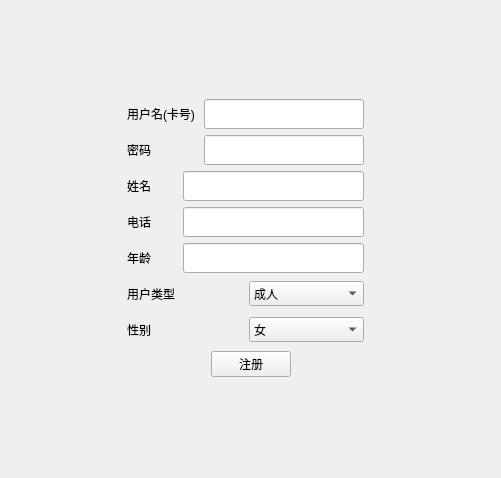
      <widget class="QWidget" name="guestRegisterPage">
       <layout class="QVBoxLayout" name="verticalLayout_20">
        <item>
         <widget class="QWidget" name="widget1" native="true">
          <layout class="QVBoxLayout" name="verticalLayout_23">
           <item>
            <widget class="QWidget" name="widget_6" native="true">
             <layout class="QVBoxLayout" name="verticalLayout_22">
              <item>
               <spacer name="verticalSpacer_5">
                <property name="orientation">
                 <enum>Qt::Vertical</enum>
                </property>
                <property name="sizeHint" stdset="0">
                 <size>
                  <width>20</width>
                  <height>70</height>
                 </size>
                </property>
               </spacer>
              </item>
              <item>
               <layout class="QHBoxLayout" name="horizontalLayout_12">
                <item>
                 <spacer name="horizontalSpacer_4">
                  <property name="orientation">
                   <enum>Qt::Horizontal</enum>
                  </property>
                  <property name="sizeHint" stdset="0">
                   <size>
                    <width>98</width>
                    <height>20</height>
                   </size>
                  </property>
                 </spacer>
                </item>
                <item>
                 <layout class="QVBoxLayout" name="verticalLayout_21">
                  <item>
                   <layout class="QHBoxLayout" name="horizontalLayout_4">
                    <item>
                     <widget class="QLabel" name="label_22">
                      <property name="minimumSize">
                       <size>
                        <width>71</width>
                        <height>30</height>
                       </size>
                      </property>
                      <property name="text">
                       <string>用户名(卡号)</string>
                      </property>
                     </widget>
                    </item>
                    <item>
                     <widget class="QLineEdit" name="RgCardLineEdit">
                      <property name="minimumSize">
                       <size>
                        <width>160</width>
                        <height>30</height>
                       </size>
                      </property>
                     </widget>
                    </item>
                   </layout>
                  </item>
                  <item>
                   <layout class="QHBoxLayout" name="horizontalLayout_10">
                    <item>
                     <widget class="QLabel" name="label_28">
                      <property name="minimumSize">
                       <size>
                        <width>71</width>
                        <height>30</height>
                       </size>
                      </property>
                      <property name="text">
                       <string>密码</string>
                      </property>
                     </widget>
                    </item>
                    <item>
                     <widget class="QLineEdit" name="RgPasswordLineEdit">
                      <property name="minimumSize">
                       <size>
                        <width>160</width>
                        <height>30</height>
                       </size>
                      </property>
                     </widget>
                    </item>
                   </layout>
                  </item>
                  <item>
                   <layout class="QHBoxLayout" name="horizontalLayout_5">
                    <item>
                     <widget class="QLabel" name="label_23">
                      <property name="minimumSize">
                       <size>
                        <width>50</width>
                        <height>30</height>
                       </size>
                      </property>
                      <property name="text">
                       <string>姓名</string>
                      </property>
                     </widget>
                    </item>
                    <item>
                     <widget class="QLineEdit" name="RgNameLineEdit">
                      <property name="minimumSize">
                       <size>
                        <width>160</width>
                        <height>30</height>
                       </size>
                      </property>
                     </widget>
                    </item>
                   </layout>
                  </item>
                  <item>
                   <layout class="QHBoxLayout" name="horizontalLayout_6">
                    <item>
                     <widget class="QLabel" name="label_24">
                      <property name="minimumSize">
                       <size>
                        <width>50</width>
                        <height>30</height>
                       </size>
                      </property>
                      <property name="text">
                       <string>电话</string>
                      </property>
                     </widget>
                    </item>
                    <item>
                     <widget class="QLineEdit" name="RgPhoneLineEdit">
                      <property name="minimumSize">
                       <size>
                        <width>160</width>
                        <height>30</height>
                       </size>
                      </property>
                     </widget>
                    </item>
                   </layout>
                  </item>
                  <item>
                   <layout class="QHBoxLayout" name="horizontalLayout_7">
                    <item>
                     <widget class="QLabel" name="label_25">
                      <property name="minimumSize">
                       <size>
                        <width>50</width>
                        <height>30</height>
                       </size>
                      </property>
                      <property name="text">
                       <string>年龄</string>
                      </property>
                     </widget>
                    </item>
                    <item>
                     <widget class="QLineEdit" name="RgAgeLineEdit">
                      <property name="minimumSize">
                       <size>
                        <width>160</width>
                        <height>30</height>
                       </size>
                      </property>
                     </widget>
                    </item>
                   </layout>
                  </item>
                  <item>
                   <layout class="QHBoxLayout" name="horizontalLayout_8">
                    <item>
                     <widget class="QLabel" name="label_26">
                      <property name="minimumSize">
                       <size>
                        <width>61</width>
                        <height>30</height>
                       </size>
                      </property>
                      <property name="text">
                       <string>用户类型</string>
                      </property>
                     </widget>
                    </item>
                    <item>
                     <widget class="QComboBox" name="RgUserTypeComboBox">
                      <property name="minimumSize">
                       <size>
                        <width>68</width>
                        <height>25</height>
                       </size>
                      </property>
                      <item>
                       <property name="text">
                        <string>成人</string>
                       </property>
                      </item>
                      <item>
                       <property name="text">
                        <string>小孩</string>
                       </property>
                      </item>
                      <item>
                       <property name="text">
                        <string>学生</string>
                       </property>
                      </item>
                      <item>
                       <property name="text">
                        <string>老人</string>
                       </property>
                      </item>
                      <item>
                       <property name="text">
                        <string>团体</string>
                       </property>
                      </item>
                     </widget>
                    </item>
                   </layout>
                  </item>
                  <item>
                   <layout class="QHBoxLayout" name="horizontalLayout_9">
                    <item>
                     <widget class="QLabel" name="label_27">
                      <property name="minimumSize">
                       <size>
                        <width>61</width>
                        <height>30</height>
                       </size>
                      </property>
                      <property name="text">
                       <string>性别</string>
                      </property>
                     </widget>
                    </item>
                    <item>
                     <widget class="QComboBox" name="RgGenderComboBox">
                      <property name="minimumSize">
                       <size>
                        <width>68</width>
                        <height>25</height>
                       </size>
                      </property>
                      <item>
                       <property name="text">
                        <string>女</string>
                       </property>
                      </item>
                      <item>
                       <property name="text">
                        <string>男</string>
                       </property>
                      </item>
                     </widget>
                    </item>
                   </layout>
                  </item>
                 </layout>
                </item>
                <item>
                 <spacer name="horizontalSpacer_5">
                  <property name="orientation">
                   <enum>Qt::Horizontal</enum>
                  </property>
                  <property name="sizeHint" stdset="0">
                   <size>
                    <width>108</width>
                    <height>20</height>
                   </size>
                  </property>
                 </spacer>
                </item>
               </layout>
              </item>
              <item>
               <layout class="QHBoxLayout" name="horizontalLayout_11">
                <item>
                 <spacer name="horizontalSpacer_6">
                  <property name="orientation">
                   <enum>Qt::Horizontal</enum>
                  </property>
                  <property name="sizeHint" stdset="0">
                   <size>
                    <width>178</width>
                    <height>20</height>
                   </size>
                  </property>
                 </spacer>
                </item>
                <item>
                 <widget class="QPushButton" name="RgPushButton">
                  <property name="text">
                   <string>注册</string>
                  </property>
                 </widget>
                </item>
                <item>
                 <spacer name="horizontalSpacer_7">
                  <property name="orientation">
                   <enum>Qt::Horizontal</enum>
                  </property>
                  <property name="sizeHint" stdset="0">
                   <size>
                    <width>178</width>
                    <height>20</height>
                   </size>
                  </property>
                 </spacer>
                </item>
               </layout>
              </item>
              <item>
               <spacer name="verticalSpacer_6">
                <property name="orientation">
                 <enum>Qt::Vertical</enum>
                </property>
                <property name="sizeHint" stdset="0">
                 <size>
                  <width>20</width>
                  <height>72</height>
                 </size>
                </property>
               </spacer>
              </item>
             </layout>
            </widget>
           </item>
          </layout>
         </widget>
        </item>
       </layout>
      </widget>
